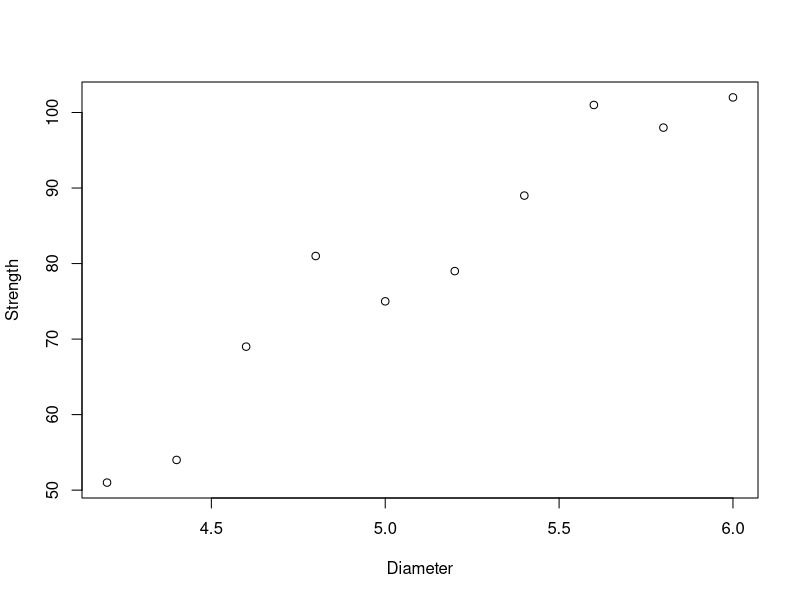

The R source for this figure:
#Exercise 2
ksi <- function(hardness) {
  y <- -196.32 + 2.42 * hardness
  return(y)
}

hardness1 <- 102.7
answer <- ksi(hardness1)

print(paste("Question 1: ", round(answer, 3)))

answer <- 3 * 2.42

print(paste("Question 2: ", answer))

#Supplementary1
pH <- c(4.6, 4.8, 5.2, 5.4, 5.6, 5.8, 6)
Yield <- c(1056, 1833, 1629, 1852, 1783, 2647, 2131)

model <- lm(Yield ~ pH)

coefficients(model)

R2 <- summary(model)$r.squared

print(paste("Question 7: ", round(R2, 3)))

#Supplementary2
Diameter <- c(4.2, 4.4, 4.6, 4.8, 5, 5.2, 5.4, 5.6, 5.8, 6)
Strength <- c(51, 54, 69, 81, 75, 79, 89, 101, 98, 102)

model <- lm(Strength ~ Diameter)

plot(Diameter, Strength)

coefficients(model)

residuals(model)

intercept <- -67.69091
slope <- 28.93939

answer <- intercept + slope * 4.8

print(paste("Question 12: ", round(answer, 3)))

answer <- 0.3 * 28.939

print(paste("Question 14: ", answer))

answer <- intercept + slope * 5.5

print(paste("Question 15: ", round(answer, 3)))

strength <- function(diameter) {
  y <- intercept + slope * diameter
  return(y)
}

strength1 <- 95

diameter1 <- uniroot(function(x) strength(x) - strength1, lower = 0, upper = 10)$root

print(paste("Question 16: ", round(diameter1, 3)))

R2 <- summary(model)$r.squared

print(paste("Question 17: ", round(R2, 3)))

#Exercise 4
ErrorSOS <- 33.9
TotalSOS <- 181.2
RegressionSOS <- TotalSOS - ErrorSOS

R2 <- RegressionSOS / TotalSOS

print(paste("Question 18: ", round(R2, 3)))

#Exercise 8
r <- 0.7
sx <- 2
sy <- 100
x_bar <- 5
y_bar <- 1350

slope <- r * (sy / sx)
intercept <- y_bar - (slope * x_bar)

print(paste("Question 19: ", round(intercept, 3)))
print(paste("Question 20: ", round(slope, 3)))